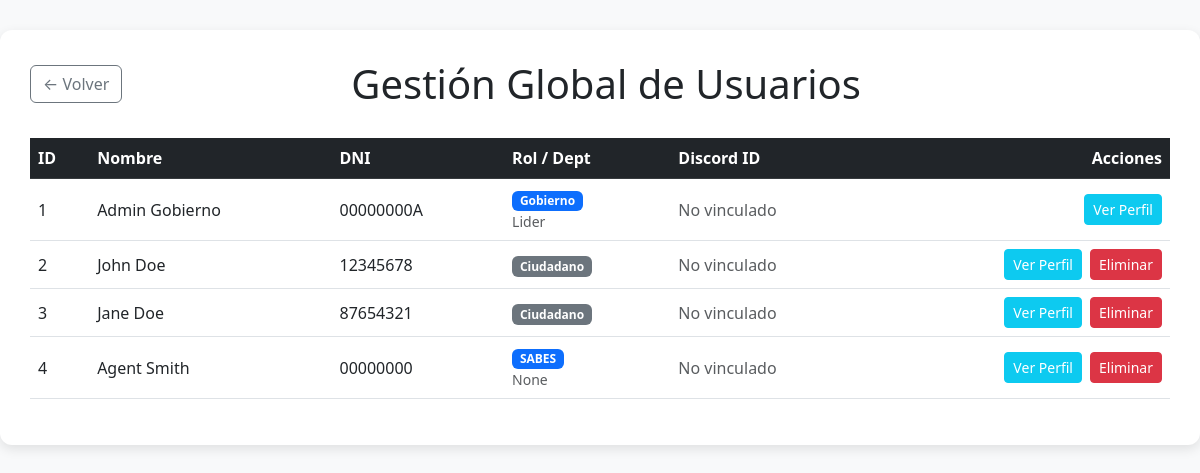
Page /government/users (signed in) on the committed database.
### app/models.py (models this page shows, shortened)
class User(UserMixin, db.Model):
    id = db.Column(db.Integer, primary_key=True)
    first_name = db.Column(db.String(64), index=True)
    last_name = db.Column(db.String(64), index=True)
    dni = db.Column(db.String(20), index=True, unique=True)
    password_hash = db.Column(db.String(256))
    badge_id = db.Column(db.String(20), index=True, unique=True, nullable=True)
    department = db.Column(db.String(64), nullable=True)
    official_rank = db.Column(db.String(64), nullable=True)
    official_status = db.Column(db.String(20), default='Pendiente') # Pendiente, Aprobado, Suspendido
    selfie_filename = db.Column(db.String(120), nullable=True)
    dni_photo_filename = db.Column(db.String(120), nullable=True)
    discord_id = db.Column(db.String(50), unique=True, nullable=True)
    on_duty = db.Column(db.Boolean, default=False)
    receive_notifications = db.Column(db.Boolean, default=True)
    created_at = db.Column(db.DateTime, default=datetime.utcnow)
    licenses = db.relationship('License', backref='holder', lazy='dynamic', cascade="all, delete-orphan")
    criminal_records = db.relationship('CriminalRecord', foreign_keys='CriminalRecord.user_id', backref='subject', lazy='dynamic', cascade="all, delete-orphan")
    authored_reports = db.relationship('CriminalRecord', foreign_keys='CriminalRecord.author_id', backref='author', lazy='dynamic')
    traffic_fines = db.relationship('TrafficFine', foreign_keys='TrafficFine.user_id', backref='offender', lazy='dynamic', cascade="all, delete-orphan")
    comments = db.relationship('Comment', foreign_keys='Comment.user_id', backref='subject_user', lazy='dynamic', cascade="all, delete-orphan")
    businesses = db.relationship('Business', backref='owner', lazy='dynamic', cascade="all, delete-orphan")
    appointments_made = db.relationship('Appointment', foreign_keys='Appointment.citizen_id', backref='citizen', lazy=True, cascade="all, delete-orphan")
    appointments_received = db.relationship('Appointment', foreign_keys='Appointment.official_id', backref='official', lazy=True, cascade="all, delete-orphan")

### app/routes.py (the view)
@bp.route('/government/users', methods=['GET'])
@login_required
def government_users():
    if current_user.department != 'Gobierno':
        flash('Acceso denegado.')
        return redirect(url_for('main.official_dashboard'))
    users = User.query.all()
    return render_template('government_users.html', users=users)

### app/__init__.py (called while the page is built)
def create_app(config_class=Config):
    app = Flask(__name__)
    app.config.from_object(config_class)
    if not os.path.exists(app.instance_path):
        os.makedirs(app.instance_path)
    db.init_app(app)
    migrate.init_app(app, db)
    login.init_app(app)
    csrf.init_app(app)
    from app.models import User
    @login.user_loader
    def load_user(id):
        return User.query.get(int(id))
    from app.routes import bp as main_bp
    app.register_blueprint(main_bp)
    return app

### app/templates/government_users.html (shortened to what this page needs)
<!DOCTYPE html>
<html lang="es">
<head>
    <link href="https://cdn.jsdelivr.net/npm/bootstrap@5.3.0/dist/css/bootstrap.min.css" rel="stylesheet">
</head>
<body>
    <div class="container container-main">
        <div class="header-section">
            <a href="{{ url_for('main.government_dashboard') }}" class="btn btn-outline-secondary">← Volver</a>
            <h1 class="m-0 text-dark">Gestión Global de Usuarios</h1>
        </div>
        <div class="table-responsive">
            <table class="table table-hover align-middle">
                <thead class="table-dark">
                    <tr>
                        <th scope="col">ID</th>
                        <th scope="col">Nombre</th>
                        <th scope="col">DNI</th>
                        <th scope="col">Rol / Dept</th>
                        <th scope="col">Discord ID</th>
                        <th scope="col" class="text-end">Acciones</th>
                    </tr>
                </thead>
                <tbody>
                    {% for user in users %}
                    <tr>
                        <td>{{ user.id }}</td>
                        <td>{{ user.first_name }} {{ user.last_name }}</td>
                        <td>{{ user.dni }}</td>
                        <td>
                            {% if user.badge_id %}
                                <span class="badge bg-primary">{{ user.department }}</span>
                                <small class="text-muted d-block">{{ user.official_rank }}</small>
                            {% else %}
                                <span class="badge bg-secondary">Ciudadano</span>
                            {% endif %}
                        </td>
                        <td>
                            {% if user.discord_id %}
                                <span class="text-success font-monospace">{{ user.discord_id }}</span>
                            {% else %}
                                <span class="text-muted">No vinculado</span>
                            {% endif %}
                        </td>
                        <td class="text-end">
                            <div class="d-flex gap-2 justify-content-end">
                                <a href="{{ url_for('main.citizen_profile', user_id=user.id) }}" class="btn btn-sm btn-info text-white">Ver Perfil</a>
                                {% if user.id != current_user.id %}
                                <form action="{{ url_for('main.government_user_delete', user_id=user.id) }}" method="POST" class="d-inline" onsubmit="return confirm('¿Estás seguro de ELIMINAR a este usuario? Se borrarán sus datos y registros financieros.')">
                                    <button type="submit" class="btn btn-sm btn-danger">Eliminar</button>
                                </form>
                                {% endif %}
                            </div>
                        </td>
                    </tr>
                    {% endfor %}
                </tbody>
            </table>
        </div>
    </div>
</body>
</html>

### app/templates/government_users.html (style rules this page uses)
body { background-color: #f8f9fa; }
.container-main { max-width: 1200px; margin: 30px auto; background-color: white; padding: 30px; border-radius: 12px; box-shadow: 0 4px 12px rgba(0,0,0,0.1); }
.header-section { display: flex; justify-content: space-between; align-items: center; margin-bottom: 30px; }

### rows in the picture
User: id "1", first_name "Admin", last_name "Gobierno", dni "00000000A", department "Gobierno", official_rank "Lider", shows "No vinculado"
User: id "2", first_name "John", last_name "Doe", dni "12345678", shows "Ciudadano", shows "No vinculado"
User: id "3", first_name "Jane", last_name "Doe", dni "87654321", shows "Ciudadano", shows "No vinculado"
User: id "4", first_name "Agent", last_name "Smith", dni "00000000", department "SABES", official_rank "None", shows "No vinculado"
